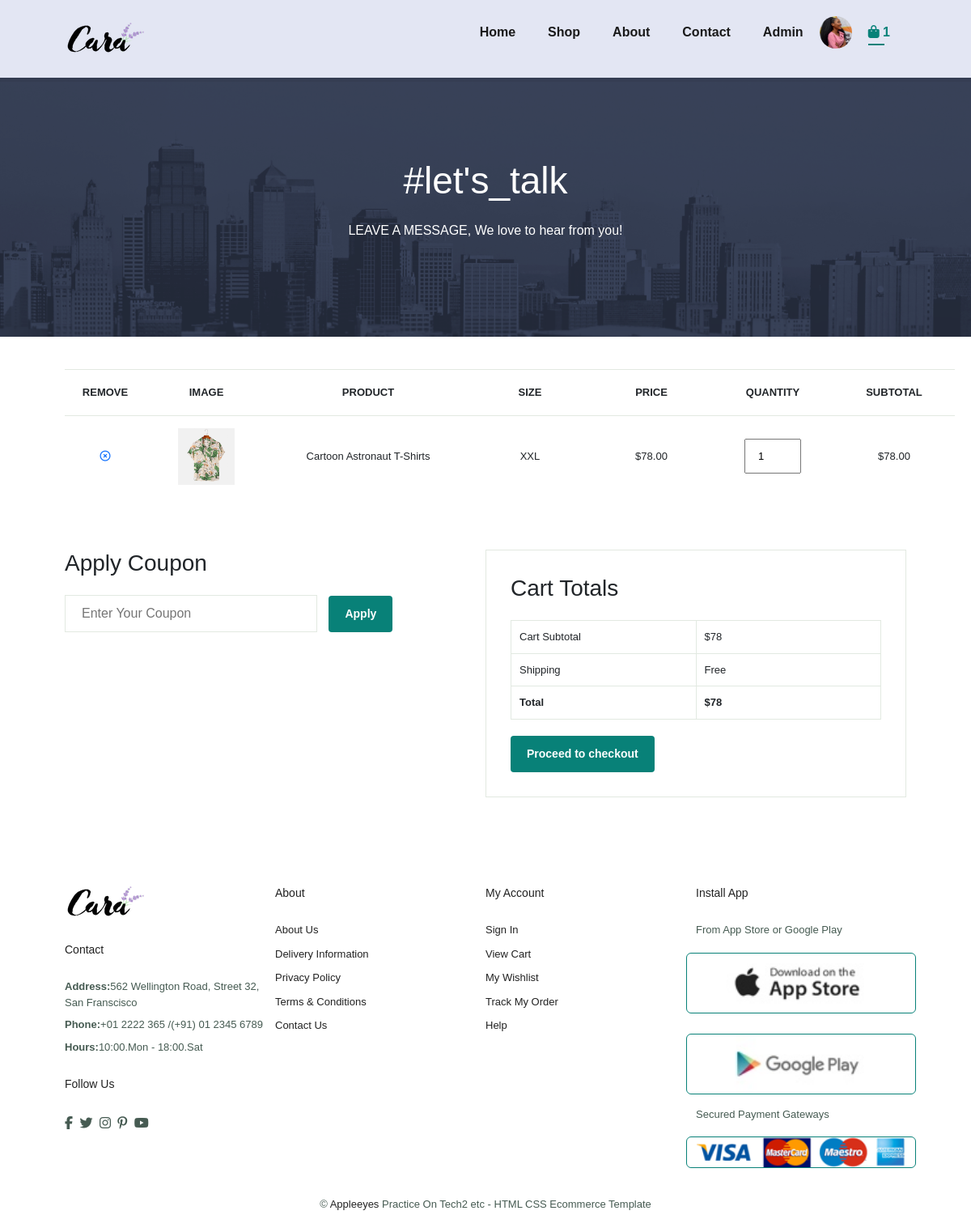
Page /cart (signed in) on the committed database.
### tables this page shows
CREATE TABLE `carts` (
  `cart_id` int(11) NOT NULL,
  `user_id` int(11) NOT NULL,
  `product_id` int(11) NOT NULL,
  `size` varchar(10) DEFAULT NULL,
  `quantity` int(11) DEFAULT NULL
);

CREATE TABLE `products` (
  `product_id` int(11) NOT NULL,
  `name` varchar(30) NOT NULL,
  `thumbnail` varchar(30) NOT NULL,
  `description` text NOT NULL,
  `price` decimal(10,2) NOT NULL,
  `category_id` tinyint(4) NOT NULL,
  `is_featured` tinyint(1) UNSIGNED NOT NULL DEFAULT 1 COMMENT '0 = yes, 1 = no',
  `is_new` tinyint(1) UNSIGNED NOT NULL DEFAULT 1 COMMENT '0 = yes, 1 = no'
);

### src/Controllers/CartController.php (called while the page is built, shortened)
<?php
class CartController
{
    public function execute(): void
    {
        $user_id = $_SESSION['user_id'];
        $cart = new Cart();
        $cartItems = $cart->getUserCartItems($user_id);
        $totalAmount = $this->calculateTotal();
        require_once __DIR__ . '/../Views/Cart/cart.php';
    }
    public function calculateTotal()
    {
        $cartModel = new Cart();
        $userId = $_SESSION['user_id'];
        $cartItems = $cartModel->getUserCartItems($userId);
        $totalAmount = 0;
        foreach ($cartItems as $item) {
            $totalAmount += $item->subtotal;
        }
        return $totalAmount;
    }
}
?>

### src/App/Router.php (called while the page is built, shortened)
<?php
class Router
{
    private array $handlers;
    private function addHandler(string $method, string $path, $handler): void
    {
        $this->handlers[$method . $path] = [
            'path' => $path,
            'method' => $method,
            'handler' => $handler,
        ];
    }
    public function run()
    {
        $requestUri = parse_url($_SERVER['REQUEST_URI']);
        $requestPath = $requestUri['path'];
        $method = $_SERVER['REQUEST_METHOD'];
        $callback = null;
        foreach ($this->handlers as $handler){
            if ($handler['path'] === $requestPath && $method === $handler['method']){
                $callback = $handler['handler'];
            }
        }
        if(is_string($callback)){
            $parts = explode('::', $callback);
            if (is_array($parts)){
                $className = array_shift(array:$parts);
                $handler = new $className;
                $method = array_shift(array: $parts);
                $callback = [$handler, $method];
            }
        }
        call_user_func_array($callback, [
            array_merge($_GET, $_POST)
        ]);
    }
}

### index.php (called while the page is built, shortened)
<?php
require_once __DIR__ . "/config/database.php";
$router = new Router();
$router->get(path: BASE_URL, handler:MainController::class . '::execute');
$router->get(path: BASE_URL . 'about', handler: MainController::class . '::showAboutPage');
$router->get(path: BASE_URL . 'contact', handler: MainController::class . '::showContactPage');
$router->get(path: BASE_URL . 'product', handler: ProductController::class . '::execute');
$router->get(path: BASE_URL . 'product/add', handler: ProductController::class . '::showAddProductForm');
$router->post(path: BASE_URL . 'product/add', handler: ProductController::class . '::addProduct');
$router->get(path: BASE_URL . 'product/update', handler: ProductController::class . '::showUpdateProductForm');
$router->post(path: BASE_URL . 'product/update', handler: ProductController::class . '::UpdateProduct');
$router->get(path: BASE_URL . 'product/details', handler: ProductController::class . '::showProductDetails');
$router->post(path: BASE_URL . 'product/review', handler: ProductController::class . '::addReview');
$router->get(path: BASE_URL . 'product/all-reviews', handler: ProductController::class . '::showReviewPage');
$router->get(path: BASE_URL . 'product/search', handler: ProductController::class. '::userSearch');
$router->get(path: BASE_URL . 'product/category', handler: ProductController::class . '::showCategoryProduct');
$router->get(path: BASE_URL . 'register', handler: UserController::class . '::showUserRegisterForm');
$router->post(path: BASE_URL . 'register/add', handler: UserController::class . '::registerUser');
$router->get(path: BASE_URL . 'login', handler: UserController::class . '::showUserLoginForm');
$router->get(path: BASE_URL . 'logout', handler: UserController::class . '::logoutUser');
$router->post(path: BASE_URL . 'login/add', handler: UserController::class . '::loginUser');
$router->get(path: BASE_URL . 'cart', handler: CartController::class . '::execute');
$router->post(path: BASE_URL . 'cart/add', handler: CartController::class . '::addProductToCart');
$router->get(path: BASE_URL . 'cart/remove', handler: CartController::class . '::removeCartItem');
$router->get(path: BASE_URL . 'cart/checkout', handler: CartController::class . '::showCheckoutpage');
$router->post(path: BASE_URL . 'cart/process-checkout', handler: CartController::class . '::processCheckout');
$router->get(path: BASE_URL . 'cart/success', handler: OrderController::class . '::showSuccessPage');
$router->get(path: BASE_URL . 'cart/confirm-page', handler: OrderController::class . '::showConfirmPage');
$router->post(path: BASE_URL . 'cart/confirm-paid', handler: OrderController::class . '::confirmPaid');
$router->get(path: BASE_URL . 'admin', handler: AdminController::class . '::execute');
$router->get(path: BASE_URL . 'admin/add', handler: AdminController::class . '::showAddAdminForm');
$router->post(path: BASE_URL . 'admin/addAdmin', handler: AdminController::class . '::addAdmin');
$router->get(path: BASE_URL . 'admin/paidOrders', handler: AdminController::class . '::showPaidOrders');
$router->get(path: BASE_URL . 'admin/remove', handler: AdminController::class . '::removeUsers');
$router->get(path: BASE_URL . 'admin/categories', handler: AdminController::class . '::showCategories');
$router->get(path: BASE_URL . 'admin/category-form', handler: AdminController::class . '::showCategoryForm');
$router->post(path: BASE_URL . 'admin/categories/add', handler: AdminController::class . '::addCategories');
$router->get(path: BASE_URL . 'admin/categories/update', handler: AdminController::class . '::showUpdateCategoryForm');
$router->post(path: BASE_URL . 'admin/categories/update', handler: AdminController::class . '::updateCategories');
$router->get(path: BASE_URL . 'admin/categories/remove', handler: AdminController::class . '::removeCategories');
$router->get(path: BASE_URL . 'admin/products', handler: AdminController::class . '::showProductTable');
$router->get(path: BASE_URL . 'admin/products/remove', handler: AdminController::class . '::removeProducts');
$router->get(path: BASE_URL . 'admin/products/search', handler: AdminController::class . '::adminSearch');
$router->addNotFoundHandler(function () {
    require_once __DIR__ . '/src/Views/templates/404.php';
});
$router->run();
?>

### src/Models/Database.php (called while the page is built, shortened)
<?php
class Database
{
    protected $pdo;
    public function __construct()
    {
        $configPath = __DIR__ . '/../../config/database.php';
        try{
            $config = require $configPath;
            $dsn = "mysql:host={$config['host']};dbname={$config['dbname']}";
            $this->pdo = new \PDO($dsn, $config['username'], $config['password']);
            $this->pdo->setAttribute(\PDO::ATTR_ERRMODE, \PDO::ERRMODE_EXCEPTION);
        } catch (\PDOException $e) {
            die('<p class="error">Connection failed: ' . $e->getMessage() . '</p>');
            return null;
        }
    }
    public function fetchAll($query, $params = []): array
    {
        try {
            $stmt = $this->pdo->prepare($query);
            $stmt->execute($params);
            return $stmt->fetchAll(\PDO::FETCH_OBJ);
        } catch (\PDOException $e) {
            die('<p class="error">Query failed: ' . $e->getMessage() . '</p>');
            return null;
        }
    }
}
?>

### config/database.php (called while the page is built)
<?php
return [
    'host' => 'localhost',
    'dbname' => 'online_shop',
    'username' => 'applw',
    'password' => 'apple@22',
];
?>

### src/Models/Cart.php (called while the page is built, shortened)
<?php
class Cart
{
    protected $db;
    public function __construct()
    {
        $this->db = new Database();
    }
    public function getUserCartItems($user_id)
    {
        $query = "SELECT carts.cart_id, products.thumbnail, products.name, carts.size, products.price, carts.quantity, (products.price * carts.quantity) AS subtotal
                  FROM carts
                  JOIN products ON carts.product_id = products.product_id
                  WHERE carts.user_id = :user_id";
        $params = [':user_id' => $user_id];
        return $this->db->fetchAll($query, $params);
    }
}

### src/Views/Cart/cart.php (the view, shortened to what this page needs)
<?php
require_once __DIR__ . '/../templates/header.php';
require_once __DIR__ . '/../templates/navigation.php';
?>
<section id="page-header" class="about-header">
    <h2>#let's_talk</h2>
    <p>LEAVE A MESSAGE, We love to hear from you!</p>
</section>
<section id="cart" class="section-p1">
    <table width="100%">
        <thead>
            <tr>
                <td>Remove</td>
                <td>Image</td>
                <td>Product</td>
                <td>Size</td>
                <td>Price</td>
                <td>Quantity</td>
                <td>Subtotal</td>
            </tr>
        </thead>
        <tbody>
            <?php foreach ($cartItems as $item) : ?>
                <tr>
                    <td><a href="<?= BASE_URL . 'cart/remove?cart_id=' . $item->cart_id ?>"><i class="far fa-times-circle"></i></a></td>
                    <td><img src="<?= BASE_URL . 'public/db-img/' . basename($item->thumbnail) ?>" alt="<?= $item->name ?>"></td>
                    <td><?= $item->name ?></td>
                    <td><?= $item->size ?></td>
                    <td>$<?= $item->price ?></td>
                    <td><input type="number" value="<?= $item->quantity ?>"></td>
                    <td>$<?= $item->subtotal ?></td>
                </tr>
            <?php endforeach; ?>
        </tbody>
    </table>
</section>
<section id="cart-add" class="section-p1">
    <div id="coupon">
        <h3>Apply Coupon</h3>
        <div>
            <input type="text" placeholder="Enter Your Coupon">
            <button class="normal">Apply</button>
        </div>
    </div>
    <div id="subtotal">
        <h3>Cart Totals</h3>
        <table>
            <tr>
                <td>Cart Subtotal</td>
                <td>$<?php echo $totalAmount; ?></td>
            </tr>
            <tr>
                <td>Shipping</td>
                <td>Free</td>
            </tr>
            <tr>
                <td><strong>Total</strong></td>
                <td><strong>$<?php echo $totalAmount; ?></strong></td>
            </tr>
        </table>
        <form action="<?php echo BASE_URL . 'cart/checkout'; ?>">
            <button type="submit" class="normal">Proceed to checkout</button>
        </form>
    </div>
</section>
<?php
require_once __DIR__ . '/../templates/footer.php';
?>

### public/css/style.css (style rules this page uses)
* { margin: 0; padding: 0; box-sizing: border-box; font-family: "Spartan", sans-serif; }
h2 { font-size: 46px; line-height: 54px; color: #222; }
p { font-size: 16px; margin: 15px 0 20px 0; color: #465b52; }
.section-p1 { padding: 40px 80px; }
button.normal { font-size: 14px; font-weight: 600; padding: 15px 30px; color: #000; background-color: #fff; border-radius: 4px; cursor: pointer; border: none; transition: 0.2s; }
body { width: 100%; }
#page-header { background-image: url("/Online-shop/public/images/banner/b1.jpg"); width: 100%; height: 40vh; background-size: cover; display: flex; justify-content: center; text-align: center; flex-direction: column; padding: 14px; }
#page-header h2, #page-header p { color: #fff; }
#page-header.about-header { background-image: url("/Online-shop/public/images/about/banner.png"); }
#cart { overflow-x: auto; }
#cart table { width: 100%; border-collapse: collapse; table-layout: fixed; white-space: nowrap; }
#cart table img { width: 70px; }
#cart table td:nth-child(1) { width: 100px; text-align: center; }
#cart table td:nth-child(2) { width: 150px; text-align: center; }
#cart table td:nth-child(3) { width: 250px; text-align: center; }
#cart table td:nth-child(4) { width: 150px; text-align: center; }
#cart table td:nth-child(5) { width: 150px; text-align: center; }
#cart table td:nth-child(6) { width: 150px; text-align: center; }
#cart table td:nth-child(7) { width: 150px; text-align: center; }
#cart table td:nth-child(6) input { width: 70px; padding: 10px 5px 10px 15px; }
#cart table thead { border: 1px solid #e2e9e1; border-left: none; border-right: none; }
#cart table thead td { font-weight: 700; text-transform: uppercase; font-size: 13px; padding: 18px 0; }
#cart table tbody tr td { padding-top: 15px; }
#cart table tbody td { font-size: 13px; }
#cart-add { display: flex; flex-wrap: wrap; justify-content: space-between; }
#coupon { width: 50%; margin-bottom: 30px; }
#coupon h3, #subtotal h3 { padding-bottom: 15px; }
#coupon input { padding: 10px 20px; outline: none; width: 60%; margin-right: 10px; border: 1px solid #e2e9e1; }
#coupon button, #subtotal button { background-color: #088178; color: #fff; padding: 12px 20px; }
#subtotal { width: 50%; margin-bottom: 30px; border: 1px solid #e2e9e1; padding: 30px;; }
#subtotal table { border-collapse: collapse; width: 100%; margin-bottom: 20px; }
#subtotal table td { width: 50%; border: 1px solid #e2e9e1; padding: 10px; font-size: 13px; }

### rows in the picture
carts: product.thumbnail (picture), product.name "Cartoon Astronaut T-Shirts", size "XXL", product.price "78.00", quantity "1", subtotal "78.00"

### other values in the picture
$cartCount "1"
$totalAmount "78"
